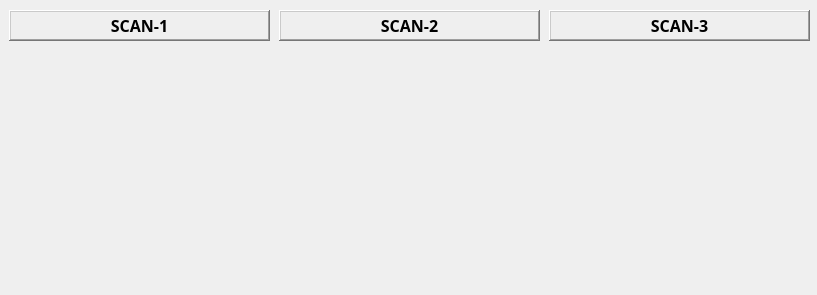
<?xml version="1.0" encoding="UTF-8"?>
<ui version="4.0">
 <class>MainWindow</class>
 <widget class="QMainWindow" name="MainWindow">
  <property name="geometry">
   <rect>
    <x>0</x>
    <y>0</y>
    <width>817</width>
    <height>295</height>
   </rect>
  </property>
  <property name="windowTitle">
   <string>microCT Controller</string>
  </property>
  <property name="styleSheet">
   <string notr="true"/>
  </property>
  <widget class="QWidget" name="centralwidget">
   <widget class="caFrame" name="caframe">
    <property name="geometry">
     <rect>
      <x>-1</x>
      <y>0</y>
      <width>871</width>
      <height>301</height>
     </rect>
    </property>
    <property name="background">
     <color>
      <red>156</red>
      <green>156</green>
      <blue>156</blue>
     </color>
    </property>
    <property name="backgroundMode">
     <enum>caFrame::Filled</enum>
    </property>
    <widget class="caInclude" name="cainclude">
     <property name="geometry">
      <rect>
       <x>20</x>
       <y>50</y>
       <width>243</width>
       <height>231</height>
      </rect>
     </property>
     <property name="macro">
      <string notr="true">P=$(W), S=scan1, CONFIG=$(CONFIG)</string>
     </property>
     <property name="filename" stdset="0">
      <string notr="true">../scan/scan-v2.ui</string>
     </property>
    </widget>
    <widget class="caInclude" name="cainclude_2">
     <property name="geometry">
      <rect>
       <x>290</x>
       <y>50</y>
       <width>243</width>
       <height>231</height>
      </rect>
     </property>
     <property name="macro">
      <string notr="true">P=$(W), S=scan2, CONFIG=$(CONFIG)</string>
     </property>
     <property name="filename" stdset="0">
      <string notr="true">../scan/scan-v2.ui</string>
     </property>
    </widget>
    <widget class="caInclude" name="cainclude_3">
     <property name="geometry">
      <rect>
       <x>560</x>
       <y>50</y>
       <width>243</width>
       <height>231</height>
      </rect>
     </property>
     <property name="macro">
      <string notr="true">P=$(W), S=scan3, CONFIG=$(CONFIG)</string>
     </property>
     <property name="filename" stdset="0">
      <string notr="true">../scan/scan-v2.ui</string>
     </property>
    </widget>
    <widget class="caLabel" name="calabel">
     <property name="geometry">
      <rect>
       <x>10</x>
       <y>10</y>
       <width>261</width>
       <height>31</height>
      </rect>
     </property>
     <property name="font">
      <font>
       <family>Yu Mincho Demibold</family>
       <pointsize>12</pointsize>
       <weight>75</weight>
       <bold>true</bold>
      </font>
     </property>
     <property name="frameShape">
      <enum>QFrame::WinPanel</enum>
     </property>
     <property name="frameShadow">
      <enum>QFrame::Raised</enum>
     </property>
     <property name="lineWidth">
      <number>1</number>
     </property>
     <property name="midLineWidth">
      <number>1</number>
     </property>
     <property name="text">
      <string>SCAN-1</string>
     </property>
     <property name="alignment">
      <set>Qt::AlignCenter</set>
     </property>
     <property name="foreground">
      <color>
       <red>0</red>
       <green>0</green>
       <blue>0</blue>
      </color>
     </property>
     <property name="background">
      <color>
       <red>169</red>
       <green>209</green>
       <blue>239</blue>
      </color>
     </property>
    </widget>
    <widget class="caGraphics" name="cagraphics_2">
     <property name="geometry">
      <rect>
       <x>10</x>
       <y>45</y>
       <width>261</width>
       <height>241</height>
      </rect>
     </property>
     <property name="foreground">
      <color>
       <red>105</red>
       <green>105</green>
       <blue>105</blue>
      </color>
     </property>
     <property name="linestyle" stdset="0">
      <enum>caGraphics::Solid</enum>
     </property>
     <property name="fillstyle" stdset="0">
      <enum>caGraphics::Filled</enum>
     </property>
     <property name="lineSize">
      <number>2</number>
     </property>
     <property name="lineColor">
      <color>
       <red>0</red>
       <green>0</green>
       <blue>0</blue>
      </color>
     </property>
    </widget>
    <widget class="caLabel" name="calabel_2">
     <property name="geometry">
      <rect>
       <x>280</x>
       <y>10</y>
       <width>261</width>
       <height>31</height>
      </rect>
     </property>
     <property name="font">
      <font>
       <family>Yu Mincho Demibold</family>
       <pointsize>12</pointsize>
       <weight>75</weight>
       <bold>true</bold>
      </font>
     </property>
     <property name="frameShape">
      <enum>QFrame::WinPanel</enum>
     </property>
     <property name="frameShadow">
      <enum>QFrame::Raised</enum>
     </property>
     <property name="lineWidth">
      <number>1</number>
     </property>
     <property name="midLineWidth">
      <number>1</number>
     </property>
     <property name="text">
      <string>SCAN-2</string>
     </property>
     <property name="alignment">
      <set>Qt::AlignCenter</set>
     </property>
     <property name="foreground">
      <color>
       <red>0</red>
       <green>0</green>
       <blue>0</blue>
      </color>
     </property>
     <property name="background">
      <color>
       <red>169</red>
       <green>209</green>
       <blue>239</blue>
      </color>
     </property>
    </widget>
    <widget class="caLabel" name="calabel_3">
     <property name="geometry">
      <rect>
       <x>550</x>
       <y>10</y>
       <width>261</width>
       <height>31</height>
      </rect>
     </property>
     <property name="font">
      <font>
       <family>Yu Mincho Demibold</family>
       <pointsize>12</pointsize>
       <weight>75</weight>
       <bold>true</bold>
      </font>
     </property>
     <property name="frameShape">
      <enum>QFrame::WinPanel</enum>
     </property>
     <property name="frameShadow">
      <enum>QFrame::Raised</enum>
     </property>
     <property name="lineWidth">
      <number>1</number>
     </property>
     <property name="midLineWidth">
      <number>1</number>
     </property>
     <property name="text">
      <string>SCAN-3</string>
     </property>
     <property name="alignment">
      <set>Qt::AlignCenter</set>
     </property>
     <property name="foreground">
      <color>
       <red>0</red>
       <green>0</green>
       <blue>0</blue>
      </color>
     </property>
     <property name="background">
      <color>
       <red>169</red>
       <green>209</green>
       <blue>239</blue>
      </color>
     </property>
    </widget>
    <widget class="caGraphics" name="cagraphics_3">
     <property name="geometry">
      <rect>
       <x>280</x>
       <y>45</y>
       <width>261</width>
       <height>241</height>
      </rect>
     </property>
     <property name="foreground">
      <color>
       <red>105</red>
       <green>105</green>
       <blue>105</blue>
      </color>
     </property>
     <property name="linestyle" stdset="0">
      <enum>caGraphics::Solid</enum>
     </property>
     <property name="fillstyle" stdset="0">
      <enum>caGraphics::Filled</enum>
     </property>
     <property name="lineSize">
      <number>2</number>
     </property>
     <property name="lineColor">
      <color>
       <red>0</red>
       <green>0</green>
       <blue>0</blue>
      </color>
     </property>
    </widget>
    <widget class="caGraphics" name="cagraphics_4">
     <property name="geometry">
      <rect>
       <x>550</x>
       <y>45</y>
       <width>261</width>
       <height>241</height>
      </rect>
     </property>
     <property name="foreground">
      <color>
       <red>105</red>
       <green>105</green>
       <blue>105</blue>
      </color>
     </property>
     <property name="linestyle" stdset="0">
      <enum>caGraphics::Solid</enum>
     </property>
     <property name="fillstyle" stdset="0">
      <enum>caGraphics::Filled</enum>
     </property>
     <property name="lineSize">
      <number>2</number>
     </property>
     <property name="lineColor">
      <color>
       <red>0</red>
       <green>0</green>
       <blue>0</blue>
      </color>
     </property>
    </widget>
    <zorder>cagraphics_4</zorder>
    <zorder>cagraphics_3</zorder>
    <zorder>calabel</zorder>
    <zorder>cagraphics_2</zorder>
    <zorder>cainclude</zorder>
    <zorder>cainclude_2</zorder>
    <zorder>cainclude_3</zorder>
    <zorder>calabel_2</zorder>
    <zorder>calabel_3</zorder>
   </widget>
  </widget>
 </widget>
 <customwidgets>
  <customwidget>
   <class>caFrame</class>
   <extends>QFrame</extends>
   <header>caFrame</header>
   <container>1</container>
  </customwidget>
  <customwidget>
   <class>caLabel</class>
   <extends>QLabel</extends>
   <header>caLabel</header>
  </customwidget>
  <customwidget>
   <class>caGraphics</class>
   <extends>QWidget</extends>
   <header>caGraphics</header>
  </customwidget>
  <customwidget>
   <class>caInclude</class>
   <extends>QWidget</extends>
   <header>caInclude</header>
  </customwidget>
 </customwidgets>
 <resources/>
 <connections/>
</ui>
